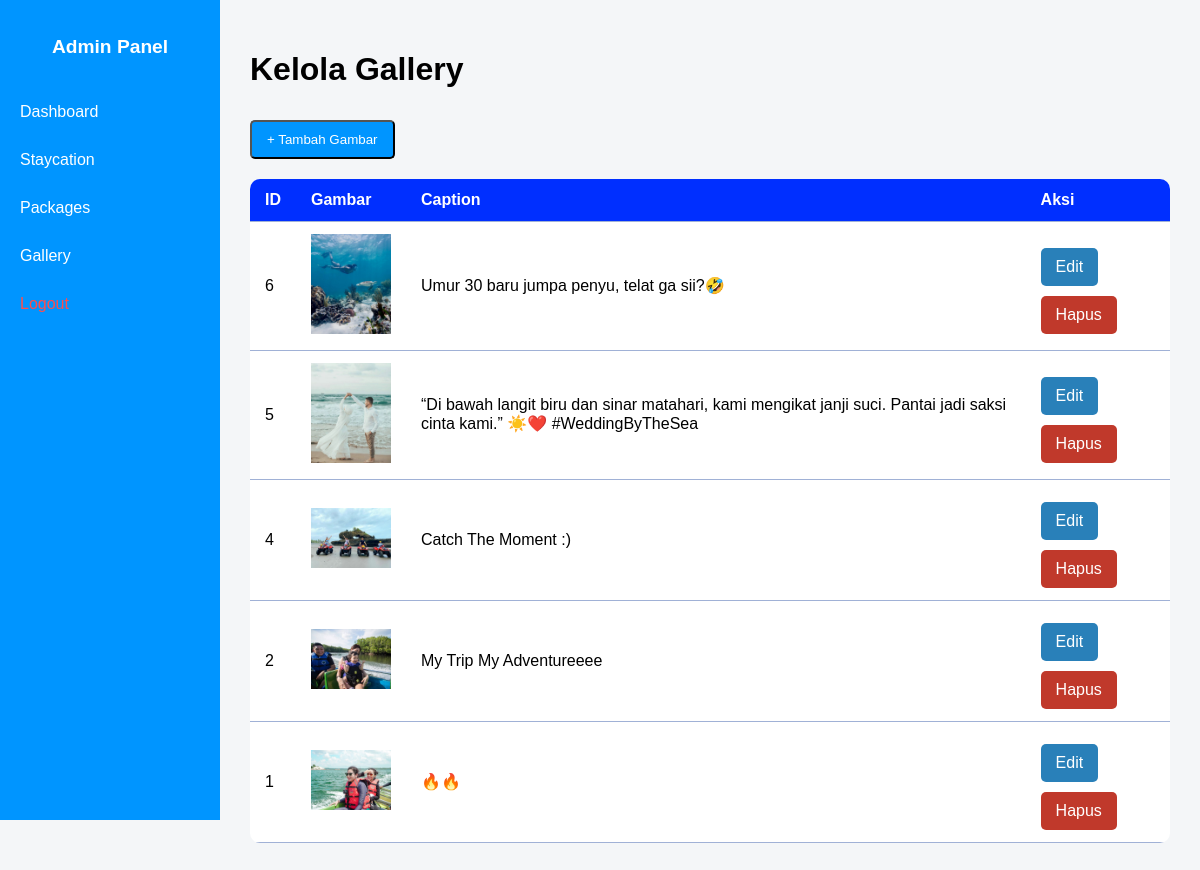
The page /admin/gallery.php (signed in) on the database its author committed.
### tables this page shows
CREATE TABLE `gallery` (
  `id` int(11) NOT NULL,
  `image` varchar(255) NOT NULL,
  `caption` varchar(255) DEFAULT NULL,
  `created_at` timestamp NOT NULL DEFAULT current_timestamp()
);

### admin/gallery.php (the view, shortened to what this page needs)
<?php
include './../config/config.php';
$result = $conn->query("SELECT * FROM gallery ORDER BY id DESC");
?>
<!DOCTYPE html>
<html lang="id">
<head>
  <link rel="stylesheet" href="admin-style.css">
</head>
<body>
<div class="sidebar">
  <h2>Admin Panel</h2>
  <a href="dashboard.php">Dashboard</a>
  <a href="staycation.php">Staycation</a>
  <a href="packages.php">Packages</a>
  <a href="gallery.php" class="active">Gallery</a>
  <a href="logout.php" style="color: #ff4d4d;">Logout</a>
</div>
<div class="content">
  <h1>Kelola Gallery</h1>
  <button class="btn" onclick="document.getElementById('addModal').style.display='flex'">+ Tambah Gambar</button>
  <div class="table-wrapper">
    <table>
      <thead>
        <tr>
          <th>ID</th>
          <th>Gambar</th>
          <th>Caption</th>
          <th>Aksi</th>
        </tr>
      </thead>
      <tbody>
        <?php while ($row = $result->fetch_assoc()): ?>
        <tr>
          <td><?= $row['id'] ?></td>
          <td>
            <?php if ($row['image']): ?>
              <img src="../uploads/<?= $row['image'] ?>" style="max-width: 80px;" />
            <?php else: ?>
              -
            <?php endif; ?>
          </td>
          <td><?= htmlspecialchars($row['caption']) ?></td>
          <td>
            <a href="?edit=<?= $row['id'] ?>" class="btn" style="background:#2980b9;">Edit</a>
            <a href="?delete=<?= $row['id'] ?>" onclick="return confirm('Yakin ingin menghapus?')" class="btn" style="background:#c0392b;">Hapus</a>
          </td>
        </tr>
        <?php endwhile; ?>
      </tbody>
    </table>
  </div>
</div>
</body>
</html>

### admin/admin-style.css (style rules this page uses)
body { margin: 0; font-family: 'Poppins', sans-serif; display: flex; background-color: #f4f6f8; }
.sidebar { width: 220px; background-color: #0095ff; color: white; height: 100vh; position: fixed; padding-top: 20px; }
.sidebar h2 { text-align: center; font-size: 1.2rem; margin-bottom: 30px; }
.sidebar a { display: block; color: white; padding: 15px 20px; text-decoration: none; transition: background 0.3s; }
.content { margin-left: 220px; padding: 30px; flex-grow: 1; }
.btn { display: inline-block; margin-top: 10px; padding: 10px 15px; background-color: #0095ff; color: white; text-decoration: none; border-radius: 5px; transition: background 0.3s; }
.table-wrapper { margin-top: 20px; overflow-x: auto; }
table { width: 100%; border-collapse: collapse; background-color: white; border-radius: 10px; overflow: hidden; }
th, td { padding: 12px 15px; text-align: left; border-bottom: 1px solid #a0b1d6; }
th { background-color: #002fff; color: white; }

### rows shown on the page
gallery: id "6", image (picture), caption "Umur 30 baru jumpa penyu, telat ga sii?🤣"
gallery: id "5", image (picture), caption "“Di bawah langit biru dan sinar matahari, kami mengikat janji suci. Pantai jadi saksi cinta kami.” ☀️❤️ #WeddingByTheSea"
gallery: id "4", image (picture), caption "Catch The Moment :)"
gallery: id "2", image (picture), caption "My Trip My Adventureeee"
gallery: id "1", image (picture), caption "🔥🔥"
